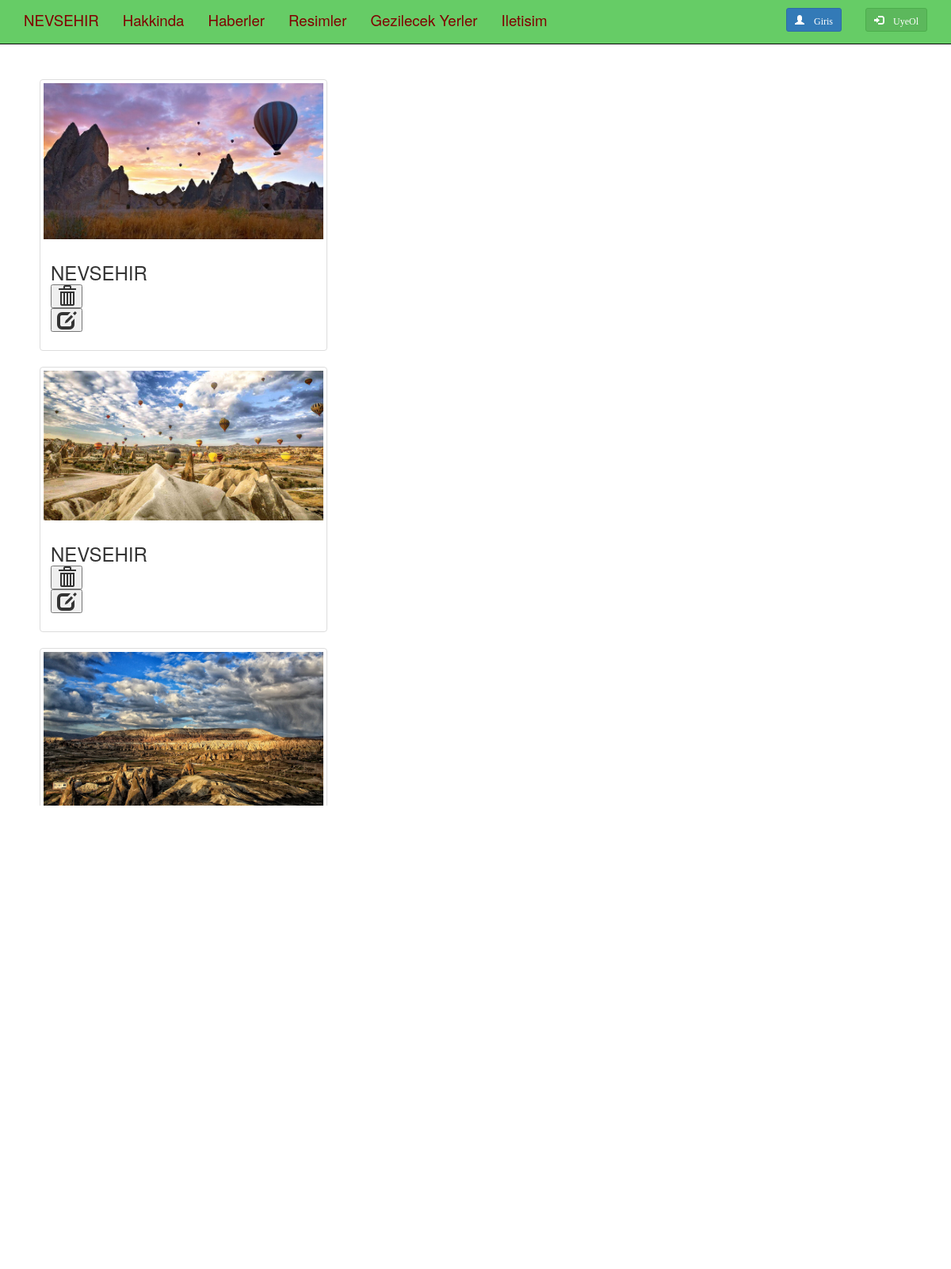
Page /sliderduzenlesil.php on the committed database.
### tables this page shows
CREATE TABLE `ustmenu` (
  `SayfaIsmi` varchar(32) NOT NULL,
  `Hakkinda` varchar(32) NOT NULL,
  `Haberler` varchar(32) NOT NULL,
  `Resimler` varchar(32) NOT NULL,
  `GezilecekYerler` varchar(32) NOT NULL,
  `Iletisim` varchar(32) NOT NULL,
  `Panel` varchar(32) NOT NULL,
  `Giris` varchar(32) NOT NULL,
  `UyeOl` varchar(32) NOT NULL
);

CREATE TABLE `slider` (
  `id` int(11) NOT NULL,
  `resim` varchar(256) NOT NULL,
  `aciklama` varchar(256) NOT NULL
);

### sliderduzenlesil.php (the view)
<?php
	include 'head.php';
?>
<body>
    <?php
		$sorguSS = mysqli_query($bag,'SELECT * FROM `slider` order by id DESC');
	?>
	<?php
		include 'header.php';
	?>
	<div class="row padtResim">
	  <div class="col-sm-6 col-md-4">
		<?php
			while($yazSS=mysqli_fetch_array($sorguSS)):
		?>
		<div class="thumbnail">
		  <img src="<?php echo $yazSS['resim'];?>">
		  <div class="caption">
			<h3><?php echo $yazSS['aciklama']; ?>
				<form method="post" action="slidersil.php">
					<button name="idS" value="<?php echo $yazSS['id']; ?>" type="submit" class="glyphicon glyphicon-trash">
				</form>
				<form method="post" action="sliderduzenle.php">
					<button name="idD" value="<?php echo $yazSS['id']; ?>" type="submit" class="glyphicon glyphicon-edit"></button>
				</form>
			</h3>
		  </div>
		</div>
		<?php endwhile ?>
	  </div>
	</div>
	<?php
		include 'footer.php';
	?>
</body>
</html>

### head.php (shortened to what this page needs)
<!DOCTYPE html>
<html lang="tr">
  <head>
	<link href="css/styles.css" rel="stylesheet">
    <link href="css/bootstrap.min.css" rel="stylesheet">
  </head>

### header.php (shortened to what this page needs)
<header id="Grenk" class="navbar navbar-inverse navbar-fixed-top">
	<?php
	$sorgu = mysqli_query($bag,'SELECT * FROM `ustmenu`');
	$yaz=mysqli_fetch_array($sorgu);
	?>
  <div class="container-fluid container">
    <div class="navbar-header">
	  <a class="navbar-brand" id="menuyazi" href="index.php"><?php echo $yaz['SayfaIsmi']; ?></a>
    </div>
    <ul class="nav navbar-nav">
      <li><a id="menuyazi" href="hakkinda.php"><?php echo $yaz['Hakkinda']; ?></a></li>
      <li><a id="menuyazi" href="haberler.php"><?php echo $yaz['Haberler']; ?></a></li>
      <li><a id="menuyazi" href="resimler.php"><?php echo $yaz['Resimler']; ?></a></li>
	  <li><a id="menuyazi" href="gezilecekyerler.php"><?php echo $yaz['GezilecekYerler']; ?></a></li>
	  <li><a id="menuyazi" href="iletisim.php"><?php echo $yaz['Iletisim']; ?></a></li>
    </ul>
	<ul class="nav navbar-nav  navbar-right padGirisUye">
       <?php
			if (isset($_SESSION["email"])){
	   ?>
		<li>  <a style="padding-top:10px;" href="uyecikis.php"><button type="button" class="btn btn-success btn-sm">
	   <span class="glyphicon glyphicon-log-out"></span><?php echo $_SESSION["email"] ?></button></a>
	   </li>
	   <?php
			}
			else{
		?>
	  <li>
	  <a href="uyegiris.php" style="padding-top:10px;">
	   <button type="button" class="btn btn-primary btn-sm">
		 <span class="glyphicon glyphicon-user">
			 <?php echo $yaz['Giris']; ?>
		 </span>
	   </button>
	  </a>
	  </li>
	  <li>
	  <a href="uyekayit.php" style="padding-top:10px;">
	  <button type="button" class="btn btn-success btn-sm">
		<span class="glyphicon glyphicon-log-in">
			<?php echo $yaz['UyeOl']; ?>
		</span></button>
		</a>
	  </li>
	  <?php
			}
	  ?>
	</ul>
  </div>
</header>

### footer.php (shortened to what this page needs)
<footer>
  <div class="row well">
	<div class="container">
       <div class="col-md-9 text-info">
       </div>
	</div>
  </div>
</footer>

### css/styles.css (style rules this page uses)
#Grenk { background-color:#66cc66; }
.padGirisUye { padding-top:0px; }
#menuyazi { color:#800000; font-size:14pt; }
.padtResim { padding-top:100px; padding-left:50px; }

### rows in the picture
ustmenu: SayfaIsmi "NEVSEHIR", Hakkinda "Hakkinda", Haberler "Haberler", Resimler "Resimler", GezilecekYerler "Gezilecek Yerler", Iletisim "Iletisim", Giris "Giris", UyeOl "UyeOl"
slider: resim (picture), aciklama "NEVSEHIR", $yazSS['id'] 8 (drawn)
slider: resim (picture), aciklama "NEVSEHIR", $yazSS['id'] 3 (drawn)
slider: resim (picture), $yazSS['id'] 2 (drawn)
slider: resim (picture), $yazSS['id'] 1 (drawn)
